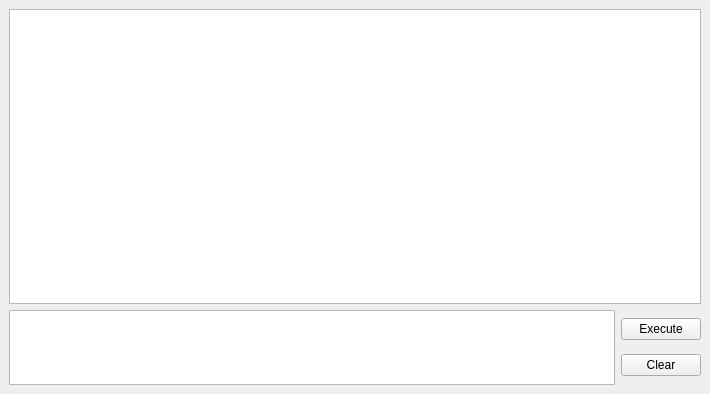
<?xml version="1.0" encoding="UTF-8"?>
<ui version="4.0">
 <class>DreadLuaConsoleWindow</class>
 <widget class="QMainWindow" name="DreadLuaConsoleWindow">
  <property name="geometry">
   <rect>
    <x>0</x>
    <y>0</y>
    <width>710</width>
    <height>394</height>
   </rect>
  </property>
  <property name="windowTitle">
   <string>Dread Lua Console</string>
  </property>
  <widget class="QWidget" name="centralwidget">
   <layout class="QVBoxLayout" name="main_layout">
    <item>
     <widget class="QListWidget" name="history_widget">
      <property name="contextMenuPolicy">
       <enum>Qt::CustomContextMenu</enum>
      </property>
     </widget>
    </item>
    <item>
     <layout class="QHBoxLayout" name="code_layout">
      <item>
       <widget class="QPlainTextEdit" name="code_edit">
        <property name="maximumSize">
         <size>
          <width>16777215</width>
          <height>75</height>
         </size>
        </property>
       </widget>
      </item>
      <item>
       <layout class="QVBoxLayout" name="verticalLayout">
        <item>
         <widget class="QPushButton" name="execute_button">
          <property name="text">
           <string>Execute</string>
          </property>
         </widget>
        </item>
        <item>
         <widget class="QPushButton" name="clear_button">
          <property name="text">
           <string>Clear</string>
          </property>
         </widget>
        </item>
       </layout>
      </item>
     </layout>
    </item>
   </layout>
  </widget>
 </widget>
 <resources/>
 <connections/>
</ui>
